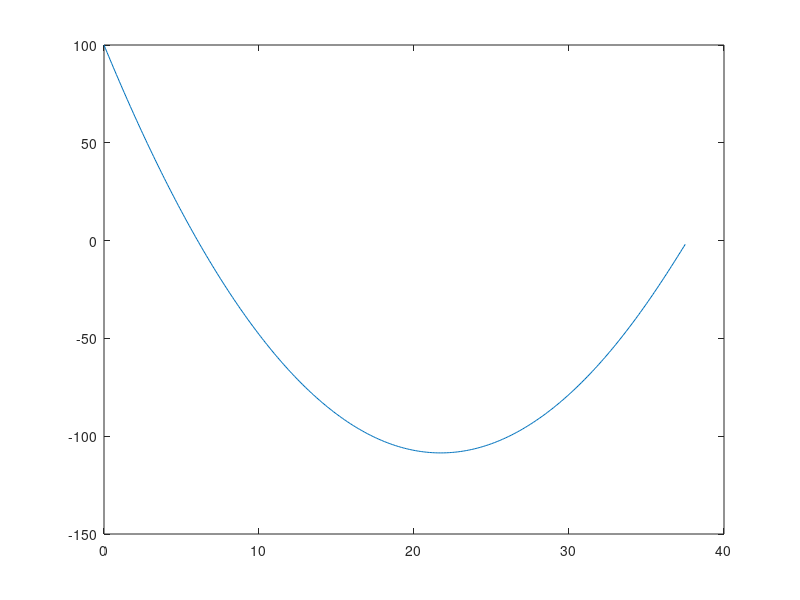

MATLAB code to generate this figure:
acc=zeros(500,1)
position=zeros(500,1)
velocity=zeros(500,1)
time=zeros(500,1)
t=zeros(376,1)
position(1,1)=2000
velocity(1,1)=100
for i=1:376
    time(i,1)=37.5-(i-1)*0.1
    t(377-i,1)=time(i,1)
end
for i=1:376
    acc(i,1)=6*(-position(i,1))/time(i,1)^2-4*(velocity(i,1))/time(i,1)-9.81
    velocity(i+1,1)=(acc(i,1)+9.81)*0.1+velocity(i,1)
    position(i+1,1)=velocity(i+1,1)*0.1+position(i,1)
end
plot(t(1:376,1),velocity(1:376,1))








